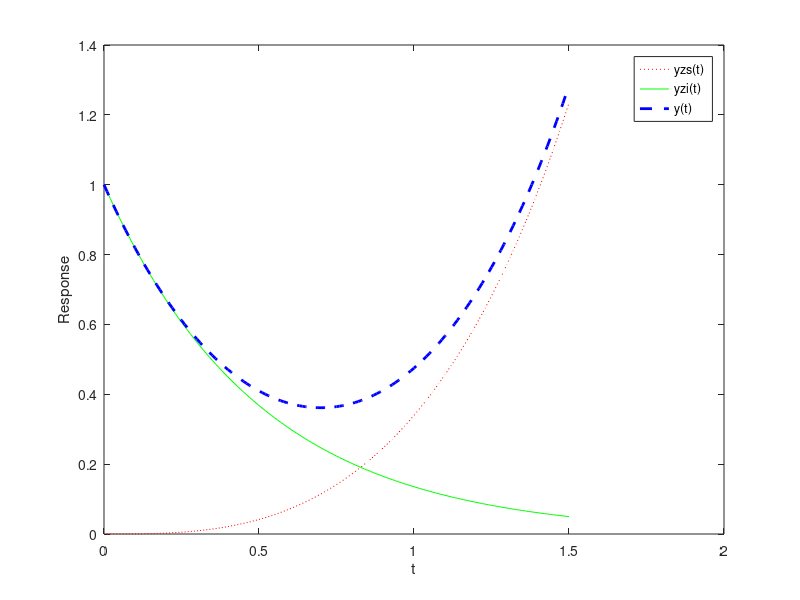

Write MATLAB code to recreate this figure. (Note: this script raises an error after producing the figure.)
tv = 0:0.01:1.5;
yzsv = -1/8*sin(2*tv) - 1/16*exp(-2*tv) + 1/16*exp(2*tv);
yziv = exp(-2*tv);
yv = yzsv + yziv;

fh = figure;
ph = plot(tv, yzsv, 'r:', tv, yziv, 'g-', tv, yv, 'b--', 'LineWidth', 2);
xlabel('t');  ylabel('Response');
legend('yzs(t) ','yzi(t) ','y(t) ');

exportfig(gcf,'lapdezizs.eps','width',12,'height',4.5,'fontmode','fixed', 'fontsize',8,'Color','cmyk');
%close(fh);